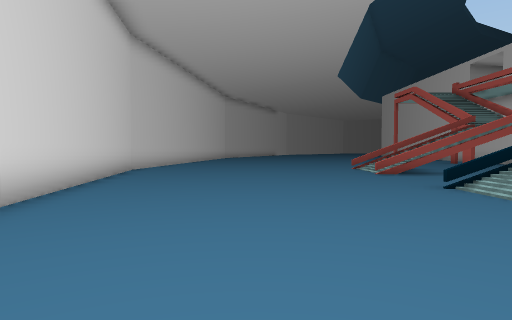
view 1 (above)

16 first-person views from a walk through a Unity game level. The camera is 1.5 m above the floor, tilts 2° down and sees 75° across. The floor is counted in squares, 2 m on a side. Each view is taken from the middle of a square. On the plan, view 1 faces up. The plan holds only what a view shows up to about 11 squares ahead; the rest is blank. The place goes on beyond the plan.

view 2
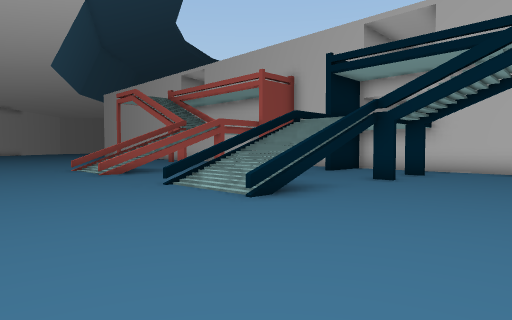

view 3
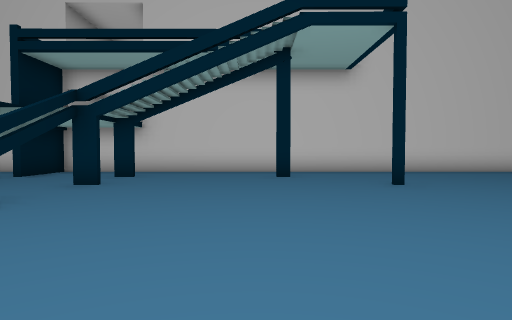

view 4
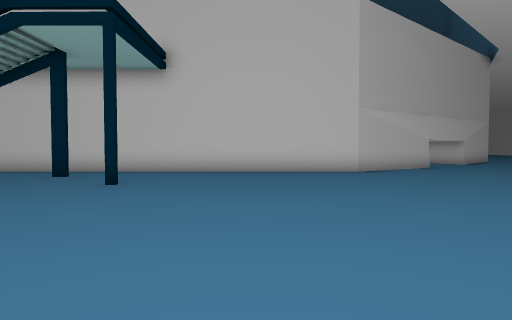

view 5
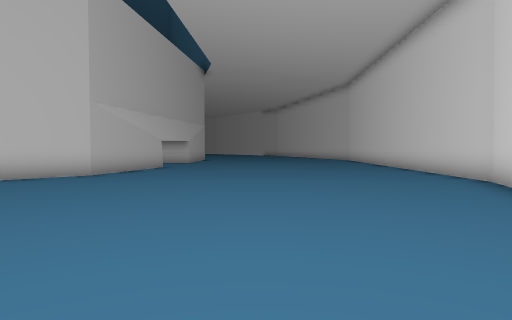

view 6
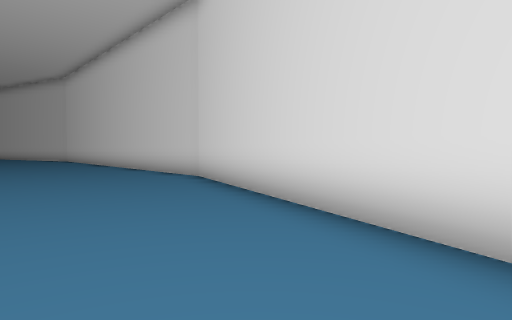

view 7
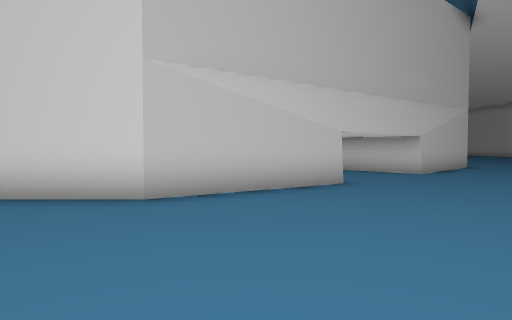

view 8
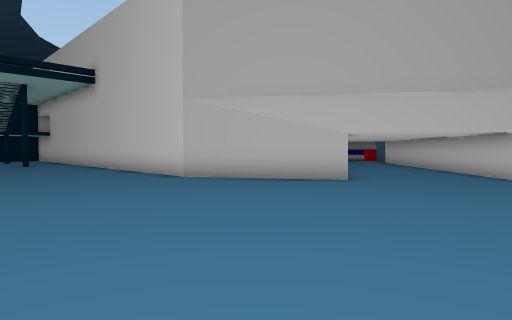

view 9
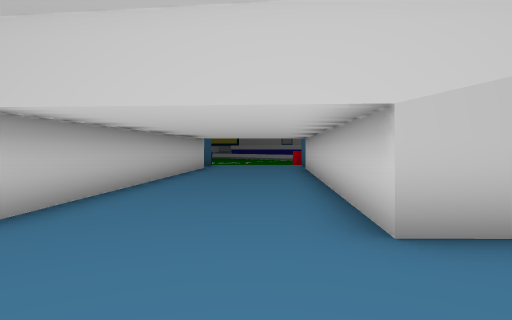

view 10
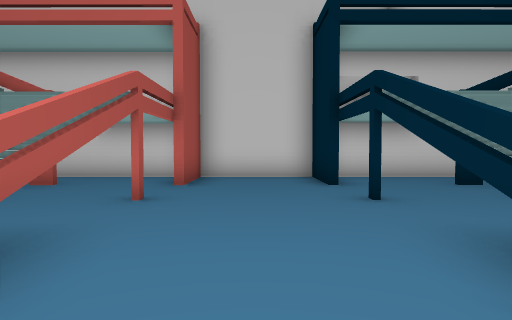

view 11
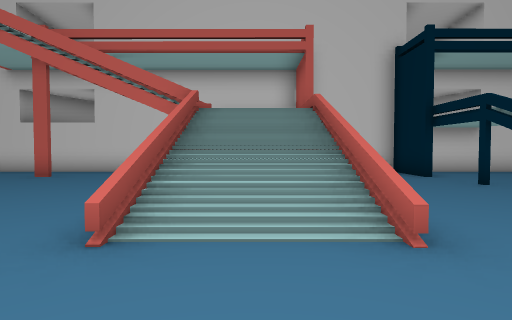

view 12
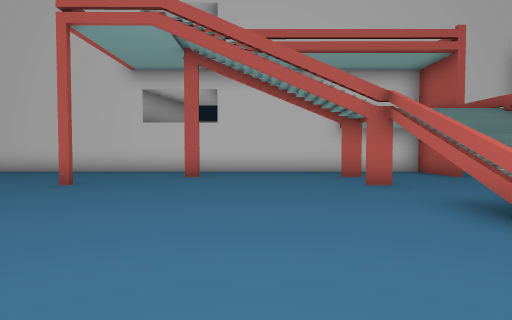

view 13
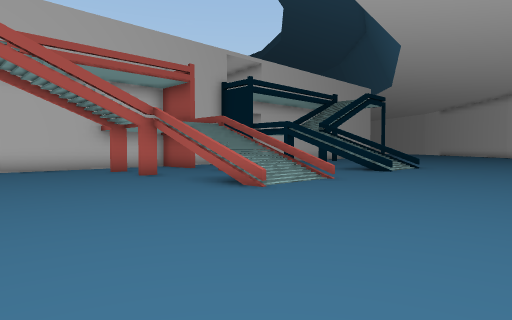

view 14
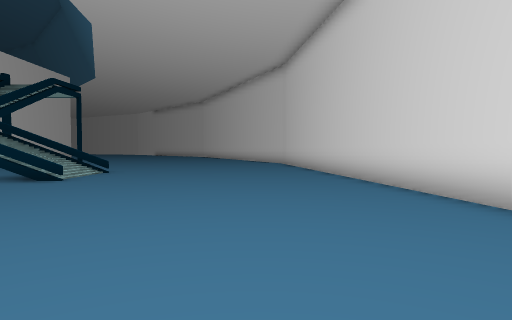

view 15
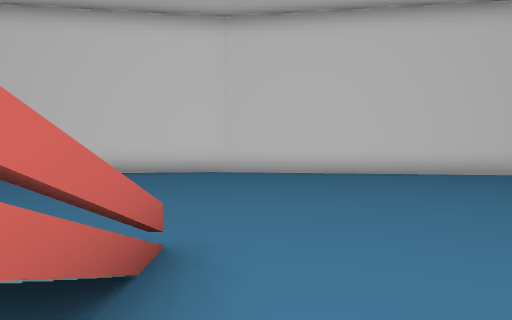

view 16
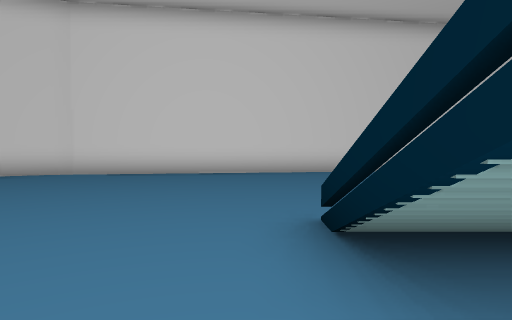

### Floor plan
Points are (right, up) in squares from view 1. A wall is a line through its corners. A room is listed if a view was taken in it or the views show most of it. See-through windows are left out.
Room 1 (views 1, 2, 3, 4, 5, 6, 7, 8, 9, 10, 11, 12, 13, 14, 15, 16)
walls: (5, 3.7) (3.5, 3.7); (7.9, 3.2) (7.9, 3.9); (9.9, -1) (9.9, -0.5); (9.9, 3.2) (9.9, 3.9); (3.5, 6.3) (6.5, 6.3); (9.9, 6.5) (12, 6.5); (12, 6.2) (9.9, 6.2); (-2.5, -2.1) (-1.7, -3.7); (9.9, 9.7) (11.9, 9.7) (11.9, 19.5); (0.3, -8) (3.5, -15) (5.8, -17.5); (7.9, 12.1) (7.9, 12.8); (9.9, 12.1) (9.9, 12.8); (-4.5, 12.1) (-2.4, -2.3); (9.9, 16.5) (9.9, 17); (14.2, -12.9) (11.9, -9.3) (11.9, 9.5) (9.9, 9.5); (20.2, -7.7) (14.6, -12.6); (-3.4, 19.6) (-4.5, 12); (18.1, -17.1) (16.8, -15.9) (20.5, -12.6)
low walls: (3.5, 3.8) (4.5, 3.8); (6.4, 6.2) (3.5, 6.2)

Positions as (right, up) in squares from view 1, and headings:
1: (0, 0), facing up
2: (0, 0), facing up-right
3: (1, 0), facing right
4: (1, -6), facing right
5: (2, -6), facing down-right
6: (2, -6), facing down
7: (7, -11), facing right
8: (7, -17), facing up-right
9: (14, -17), facing up-right
10: (3, 8), facing right
11: (1, 11), facing right
12: (1, 15), facing right
13: (-1, 17), facing down-right
14: (-1, 14), facing down
15: (6, 13), facing left
16: (7, 3), facing left
